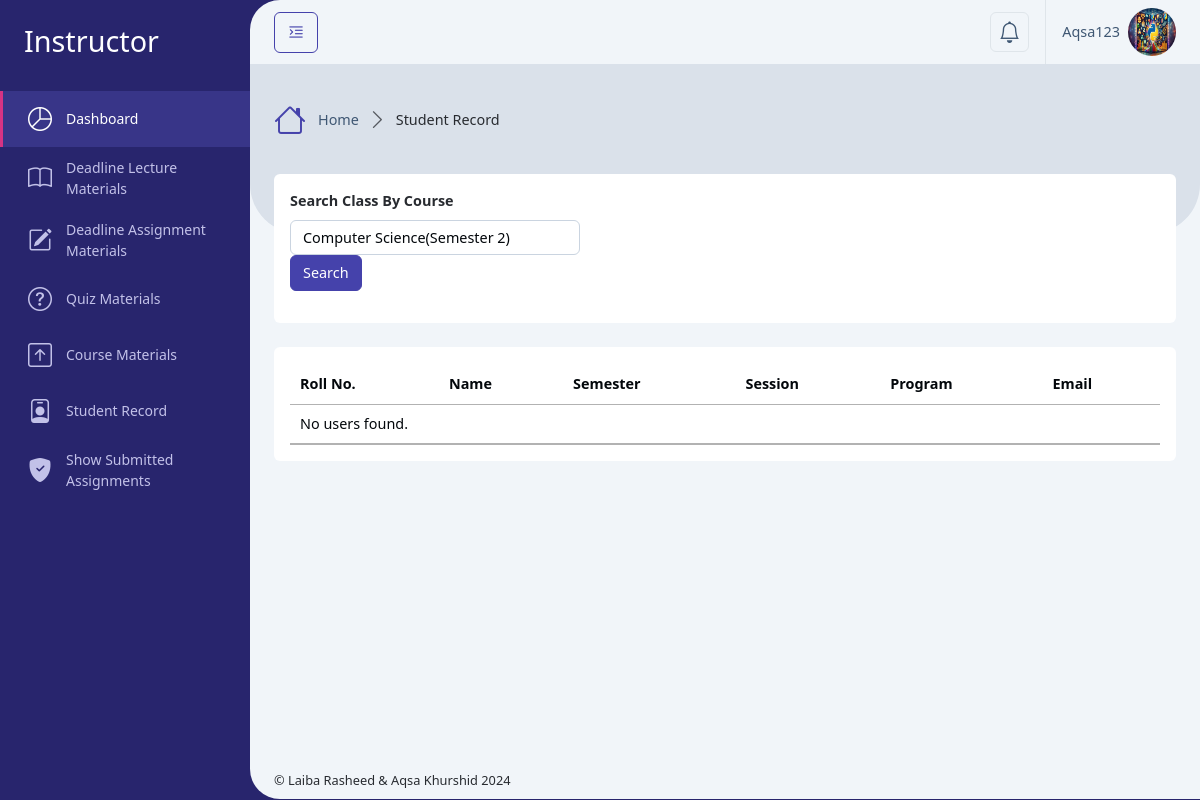
/Instructor/students_record.php (signed in), run on the app's committed database.
### tables this page shows
CREATE TABLE `users` (
  `id` int(11) NOT NULL,
  `username` varchar(50) NOT NULL,
  `email` varchar(100) NOT NULL,
  `address` varchar(255) DEFAULT NULL,
  `phone` varchar(20) DEFAULT NULL,
  `department` varchar(255) DEFAULT NULL,
  `student_semester` varchar(100) DEFAULT NULL,
  `student_session` varchar(100) DEFAULT NULL,
  `student_program` varchar(100) DEFAULT NULL,
  `instructor_education` varchar(255) DEFAULT NULL,
  `profile_photo` varchar(256) DEFAULT NULL,
  `password` varchar(255) NOT NULL,
  `role_id` int(11) NOT NULL,
  `isActive` tinyint(2) DEFAULT 0,
  `created_at` timestamp NOT NULL DEFAULT current_timestamp()
);

### Instructor/students_record.php (called while the page is built, shortened)
<?php
    require '../Database/config.php';
    $user = getUserData($_SESSION['user_id']);
    $user_id = $_SESSION['user_id'];
    $sql = "SELECT course_instructor_assigned.*, courses.name AS course_name, courses.semester AS course_semester, courses.id AS course_id , courses.program AS course_program
            FROM course_instructor_assigned
            JOIN courses ON course_instructor_assigned.course_id = courses.id
            WHERE course_instructor_assigned.instructor_id = ?";
    $stmt = $conn->prepare($sql);
    $stmt->bind_param("i", $user_id);
    $stmt->execute();
    $course_result = $stmt->get_result();
    $result = null;
    include '../setting/_Layout.php';
?>

### Database/config.php (called while the page is built, shortened)
<?php
    $servername = "localhost";
    $username = "root";
    $password = "";
    $dbname = "course_ms";
    $conn = new mysqli($servername, $username, $password, $dbname);
    function getUserData($user_id) {
        global $conn;
        $stmt = $conn->prepare("SELECT * FROM users WHERE id = ?");
        $stmt->bind_param("i", $user_id);
        $stmt->execute();
        $result = $stmt->get_result();
        return $result->fetch_assoc();
    }
?>

### Instructor/students_record_content.php (the view, shortened to what this page needs)
<form method="POST" action="students_record.php">
    <div class="row">
        <div class="col-xxl-12">
            <div class="card mb-4">
                <div class="card-body mb-3">
                    <div class="col-md-4">
                        <label for="createCourseId" class="form-label">Search Class By Course</label>
                        <select class="form-control" id="createCourseId" name="course_id" required>
                            <?php
                            while ($course = $course_result->fetch_assoc()) {
                                echo "<option value=\"" . htmlspecialchars($course['course_id']) . "\">" . htmlspecialchars($course['course_name']) . "(" . htmlspecialchars($course['course_semester']). ")" . "</option>";
                            }
                            ?>
                        </select>
                    </div>
                    <button type="submit" class="btn btn-primary">Search</button>
                </div>
            </div>
        </div>
    </div>
</form>
<div class="row">
    <div class="col-xxl-12">
        <div class="card mb-4">
            <div class="card-body">
                <div class="table-responsive">
                    <table id="example" class="table align-middle table-hover m-0 display nowrap" style="width:100%">
                        <thead>
                            <tr>
                                <th scope="col">Roll No.</th>
                                <th scope="col">Name</th>
                                <th scope="col">Semester</th>
                                <th scope="col">Session</th>
                                <th scope="col">Program</th>
                                <th scope="col">Email</th>
                            </tr>
                        </thead>
                        <tbody>
                            <?php
                            if ($result && $result->num_rows > 0) {
                                while ($row = $result->fetch_assoc()) {
                            ?>
                                    <tr>
                                        <td><?php echo htmlspecialchars($row['user_id']); ?></td>
                                        <td><?php echo htmlspecialchars($row['username']); ?></td>
                                        <td><?php echo htmlspecialchars($row['student_semester']); ?></td>
                                        <td><?php echo htmlspecialchars($row['student_session']); ?></td>
                                        <td><?php echo htmlspecialchars($row['course_program'] ?? 'N/A'); ?></td>
                                        <td><?php echo htmlspecialchars($row['email']); ?></td>
                                    </tr>
                                <?php
                                }
                            } else {
                                ?>
                                <tr>
                                    <td colspan="7">No users found.</td>
                                </tr>
                            <?php
                            }
                            ?>
                        </tbody>
                    </table>
                </div>
            </div>
        </div>
    </div>
</div>

### setting/_Header.php (shortened to what this page needs)
<div class="app-header d-flex align-items-center">
    <div class="d-flex">
        <button class="btn btn-outline-primary me-2 pin-sidebar" id="pin-sidebar">
            <i class="bi bi-text-indent-left fs-5"></i>
        </button>
    </div>
    <div class="header-actions">
        <div class="dropdown ms-2">
            <a class="dropdown-toggle d-flex p-2 border rounded-2" href="#!" role="button" data-bs-toggle="dropdown"
                aria-expanded="false">
                <i class="bi bi-bell fs-4 lh-1"></i>
            </a>
        </div>
        <div class="dropdown ms-3">
            <a id="userSettings" class="dropdown-toggle d-flex py-2 align-items-center ps-3 border-start" href="#!"
                role="button" data-bs-toggle="dropdown" aria-expanded="false">
                <span class="d-none d-md-block me-2"><?php echo htmlspecialchars($user['username']); ?></span>
                <img src="../assets/uploads/<?php echo htmlspecialchars($user['profile_photo']); ?>" class="rounded-circle img-3x" alt="Bootstrap Gallery" />
            </a>
        </div>
    </div>
</div>

### data on the page
users: username "Aqsa123", profile_photo (picture)

### other printed values
$roleTitle "Instructor"
$title "Student Record"
form field course_id "Computer Science(Semester 2)"
